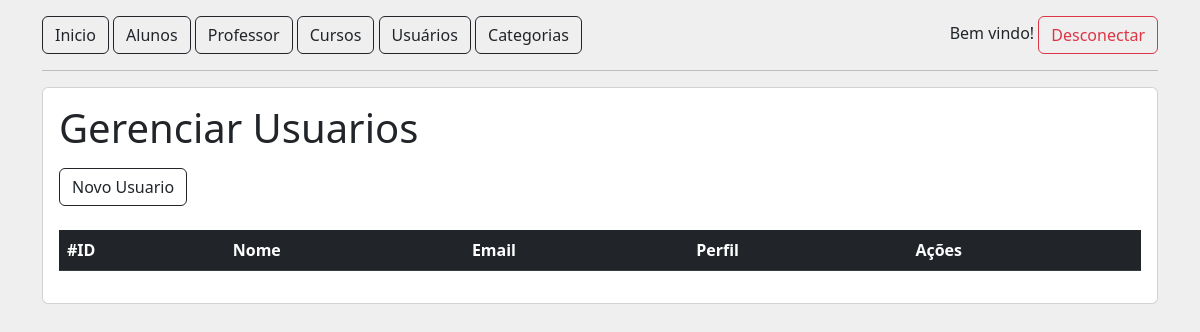
The app's page /usuarios/listar, older data.
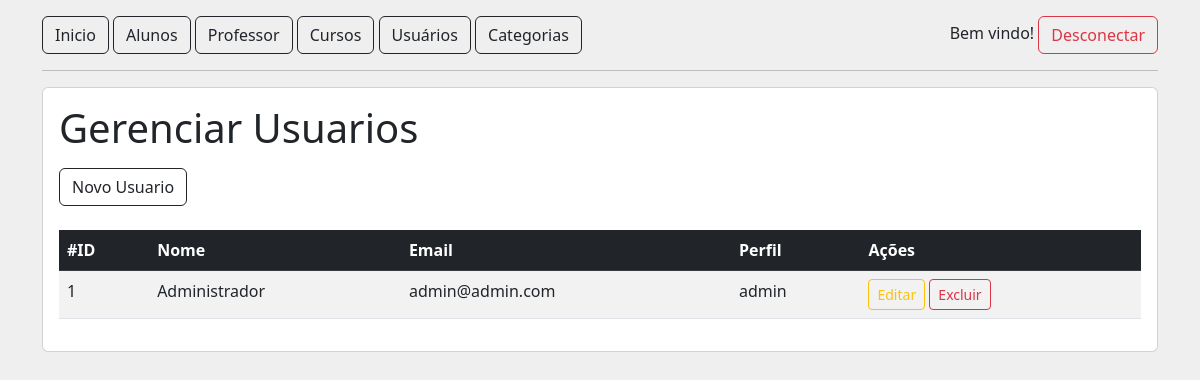
The same page, newer data.
### tables this page shows
CREATE TABLE tb_user (
    id INT PRIMARY KEY AUTO_INCREMENT,
    name VARCHAR(50) NOT NULL,
    email VARCHAR(100) UNIQUE NOT NULL,
    password VARCHAR(255) NOT NULL,
    profile VARCHAR(20) NOT NULL
);

### src/Controller/AbstractController.php (called while the page is built, shortened)
<?php
abstract class AbstractController
{
    public function render(string $view, ?array $dados = null, bool $navbar = true): void
    {
        include_once '../views/template/header.phtml';
        $navbar === true && include_once '../views/template/menu.phtml';
        include_once "../views/{$view}.phtml";
        include_once '../views/template/footer.phtml';
    }
}

### src/Controller/UserController.php (called while the page is built, shortened)
<?php
class UserController extends AbstractController
{
    private UserRepository $repository;
    public function __construct()
    {
        $this->repository = new UserRepository();
    }
    public function list(): void
    {
        $users = $this->repository->findAll();
        $this->render('user/list', [
            'users' => $users,
        ]);
    }
}

### public/index.php (called while the page is built, shortened)
<?php
$rotas = require '../config/routes.php';
$url = $_SERVER['REQUEST_URI'];
$rota = explode('?', $url)[0];
$method = $rotas[$rota]['method'];
(new $controller)->$method();

### src/Connection/DatabaseConnection.php (called while the page is built, shortened)
<?php
class DatabaseConnection
{
    public static function abrirConexao(): PDO
    {
        return new PDO("mysql:host=localhost;dbname=".DB_NAME, DB_USER, DB_PASSWORD);
    }
}

### src/Repository/UserRepository.php (called while the page is built, shortened)
<?php
class UserRepository
{
    private PDO $pdo;
    public function __construct()
    {
        $this->pdo = DatabaseConnection::abrirConexao();
    }
    public function findAll(): iterable
    {
        $sql = 'SELECT * FROM '.self::TABLE;
        $query = $this->pdo->query($sql);
        $query->execute();
        return $query->fetchAll(PDO::FETCH_CLASS, User::class);
    }
}

### Views/user/list.phtml (the view)
<section class="mt-3 card card-body">
    <h1>Gerenciar Usuarios</h1>
    <div class="mt-2">
        <a href="/usuarios/novo" class="btn btn-outline-dark">Novo Usuario</a>
    </div>
    <table class="table table-striped table-hover mt-4">
        <thead class="table-dark">
            <tr>
                <th>#ID</th>
                <th>Nome</th>
                <th>Email</th>
                <th>Perfil</th>
                <th>Ações</th>
            </tr>
        </thead>
        <tbody>
            <?php
                foreach ($users ?? [] as $user) {
                    echo "
                        <tr>
                            <td>{$user->id}</td>
                            <td>{$user->name}</td>
                            <td>{$user->email}</td>
                            <td>{$user->profile}</td>
                            <td>
                                <a href='/usuarios/editar?id={$user->id}' class='btn btn-outline-warning btn-sm'>Editar</a>
                                <a href='/usuarios/excluir?id={$user->id}' class='btn btn-outline-danger btn-sm'>Excluir</a>
                            </td>
                        </tr>
                    ";
                }
            ?>
        </tbody>
    </table>
</section>

Row changes from the older to the newer data that the page shows:
added tb_user: id "1", name "Administrador", email "admin@admin.com", profile "admin"
